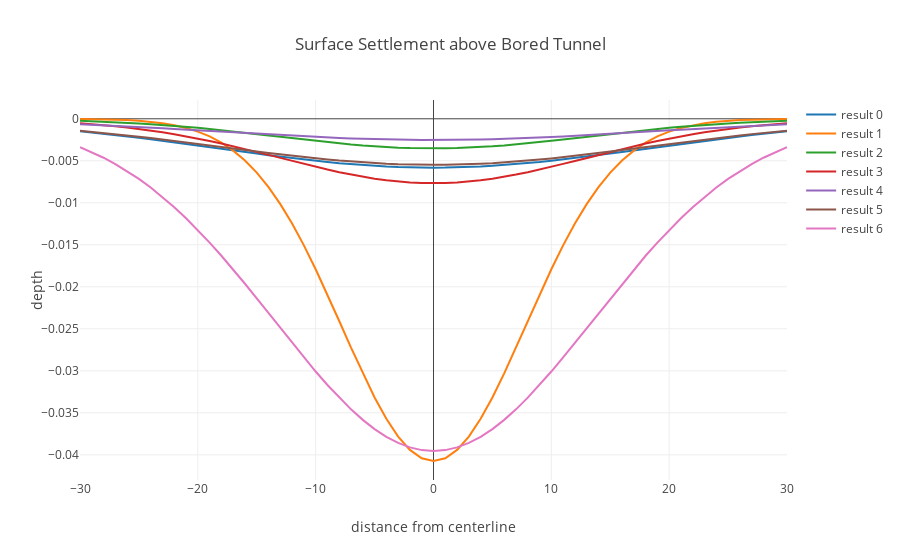

Write notebook code for a chart like this one.
### Code cell
# plot results
nr_rslts = len(setl_rslts[0])
y_data = [[] for n in range(nr_rslts)]
trace = [[] for n in range(nr_rslts)]
    
for n in range(nr_rslts):
    for i in setl_rslts:
        y_data[n].append(-i[n])
    trace[n] = go.Scatter(
        x=x,
        y=y_data[n],
        name='result '+str(n) )

data = go.Data(trace)
layout=go.Layout(title="Surface Settlement above Bored Tunnel", 
                 xaxis={'title':'distance from centerline'}, yaxis={'title':'depth'})
figure=go.Figure(data=data,layout=layout)
plotly.iplot(figure)
